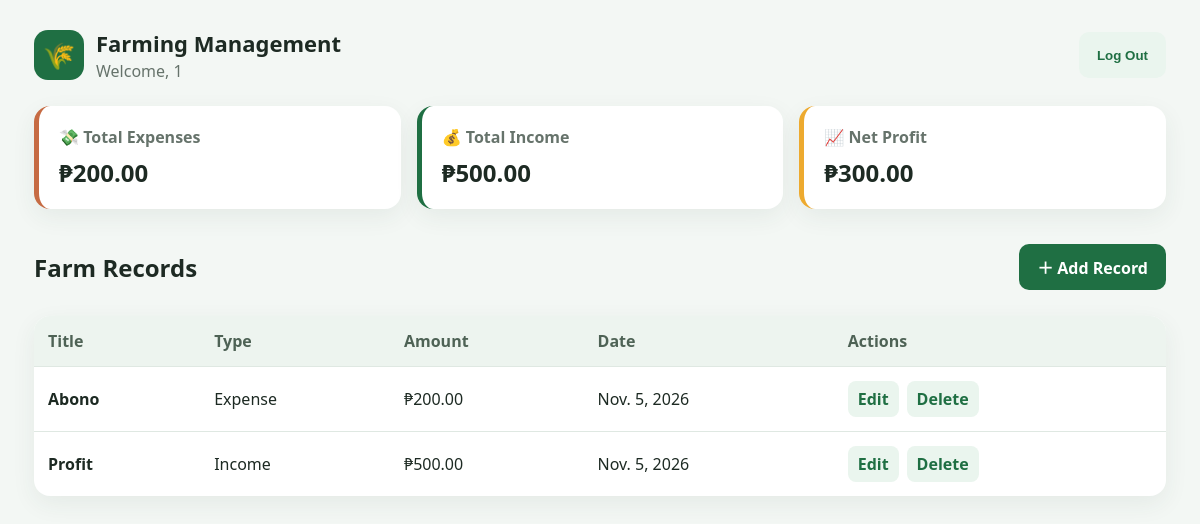
The app's page / (signed in) with its own data.
### farming/models.py (models this page shows, shortened)
class FarmingRecord(models.Model):
    RECORD_TYPES = [
        ('Expense', 'Expense'),
        ('Income', 'Income'),
    ]
    user = models.ForeignKey(
        settings.AUTH_USER_MODEL,
        on_delete=models.CASCADE,
        related_name='farming_records',
    )
    title = models.CharField(max_length=100)
    record_type = models.CharField(max_length=20, choices=RECORD_TYPES)
    amount = models.DecimalField(max_digits=10, decimal_places=2)
    description = models.TextField(blank=True)
    date = models.DateField()

### farming/views.py (the view)
# urls.py: path('', views.record_list, name='record_list'),
@login_required
def record_list(request):
    records = FarmingRecord.objects.filter(user=request.user).order_by('-date')
    expenses = records.filter(record_type='Expense').aggregate(total=Sum('amount'))['total'] or 0
    income = records.filter(record_type='Income').aggregate(total=Sum('amount'))['total'] or 0
    profit = income - expenses
    return render(request, 'farming/record_list.html', {
        'records': records,
        'expenses': expenses,
        'income': income,
        'profit': profit,
    })

### farming/templates/farming/record_list.html (shortened to what this page needs)
{% load static %}
<!DOCTYPE html>
<html lang="en">
<head>
    <link rel="stylesheet" href="{% static 'css/styles.css' %}">
    <link rel="stylesheet" href="{% static 'css/notifications.css' %}">
</head>
<body>
<div class="app-shell">
    <header class="topbar">
        <div class="brand">
            <div class="brand-icon">🌾</div>
            <div><h1>Farming Management</h1><p>Welcome, {{ user.first_name|default:user.username }}</p></div>
        </div>
        <form method="post" action="{% url 'accounts:logout' %}" class="logout-form">
            {% csrf_token %}<button class="secondary-button" type="submit">Log Out</button>
        </form>
    </header>
    <section class="summary-grid">
        <article class="summary-card expense"><span>💸 Total Expenses</span><strong>₱{{ expenses|floatformat:2 }}</strong></article>
        <article class="summary-card"><span>💰 Total Income</span><strong>₱{{ income|floatformat:2 }}</strong></article>
        <article class="summary-card profit"><span>📈 Net Profit</span><strong>₱{{ profit|floatformat:2 }}</strong></article>
    </section>
    <div class="toolbar"><h2>Farm Records</h2><a class="primary-button" style="width:auto" href="{% url 'record_create' %}">＋ Add Record</a></div>
    <div class="record-panel">
        <table>
            <thead><tr><th>Title</th><th>Type</th><th>Amount</th><th>Date</th><th>Actions</th></tr></thead>
            <tbody>
            {% for record in records %}
            <tr>
                <td><strong>{{ record.title }}</strong></td><td>{{ record.record_type }}</td><td>₱{{ record.amount }}</td><td>{{ record.date }}</td>
                <td class="actions"><a href="{% url 'record_update' record.pk %}">Edit</a><a href="{% url 'record_delete' record.pk %}">Delete</a></td>
            </tr>
            {% empty %}<tr><td colspan="5" style="text-align:center;color:var(--muted);padding:35px">No farming records yet. Add your first record.</td></tr>{% endfor %}
            </tbody>
        </table>
    </div>
</div>
</body>
</html>

### farming/templates/farming/includes/notifications.html (shortened to what this page needs)
{% load static %}

### static/css/styles.css (style rules this page uses)
:root { --green:#1f6f43;--green-dark:#155334;--green-light:#eaf5ee;--amber:#edaa2f;--ink:#1d2a23;--muted:#66736b;--line:#dfe8e2;--surface:#fff;--bg:#f3f7f4 }
* { box-sizing:border-box }
body { margin:0;font-family:Segoe UI,Arial,sans-serif;background:var(--bg);color:var(--ink) }
a { color:var(--green);font-weight:700 }
.primary-button,.secondary-button { display:inline-flex;align-items:center;justify-content:center;min-height:46px;border-radius:10px;border:0;padding:0 18px;font-weight:800;text-decoration:none;cursor:pointer }
.primary-button { width:100%;background:var(--green);color:white }
.secondary-button { background:var(--green-light);color:var(--green) }
.app-shell { max-width:1180px;margin:auto;padding:28px 24px 50px }
.topbar { display:flex;justify-content:space-between;align-items:center;margin-bottom:24px }
.brand { display:flex;align-items:center;gap:12px }
.brand-icon { width:50px;height:50px;border-radius:14px;display:grid;place-items:center;background:var(--green);color:white;font-size:26px }
.brand h1 { font-size:22px;margin:0 }
.brand p { margin:2px 0 0;color:var(--muted) }
.logout-form { margin:0 }
.summary-grid { display:grid;grid-template-columns:repeat(3,1fr);gap:16px;margin-bottom:22px }
.summary-card { background:white;border-radius:16px;padding:20px;border-left:5px solid var(--green);box-shadow:0 8px 24px rgba(40,70,50,.07) }
.summary-card.expense { border-color:#c66b43 }
.summary-card.profit { border-color:var(--amber) }
.summary-card span { color:var(--muted);font-weight:700 }
.summary-card strong { display:block;margin-top:8px;font-size:24px }
.toolbar { display:flex;justify-content:space-between;align-items:center;margin-bottom:12px }
.record-panel { background:white;border-radius:16px;overflow:hidden;box-shadow:0 8px 24px rgba(40,70,50,.07) }
table { width:100%;border-collapse:collapse }
th { background:#edf4ef;color:#4e6255;text-align:left;padding:14px }
td { padding:14px;border-top:1px solid var(--line) }
.actions { display:flex;gap:8px }
.actions a { padding:7px 10px;border-radius:8px;background:var(--green-light);text-decoration:none }

### records on screen
FarmingRecord: title "Abono", record_type "Expense", amount "200.00", date "Nov. 5, 2026"
FarmingRecord: title "Profit", record_type "Income", amount "500.00", date "Nov. 5, 2026"

### other values on screen
{{ user.first_name|default:user.username }} "1"
{{ expenses|floatformat:2 }} "200.00"
{{ income|floatformat:2 }} "500.00"
{{ profit|floatformat:2 }} "300.00"
